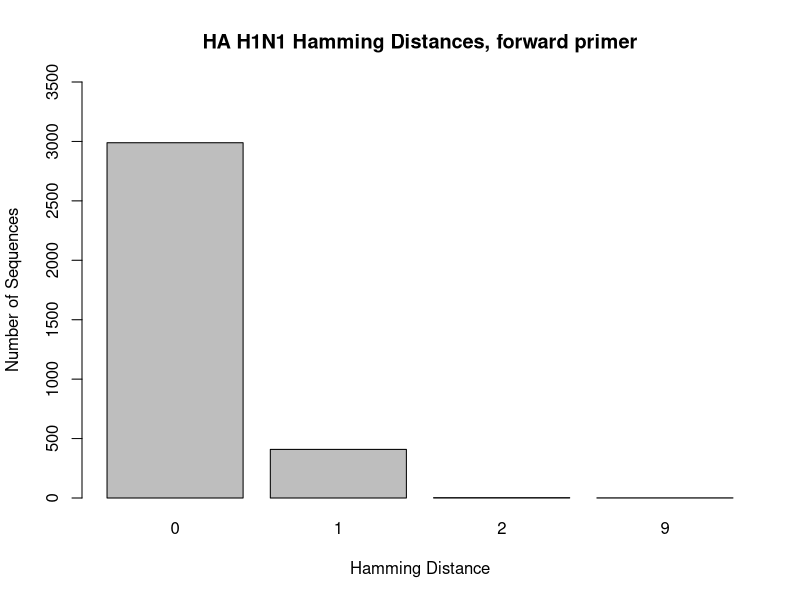
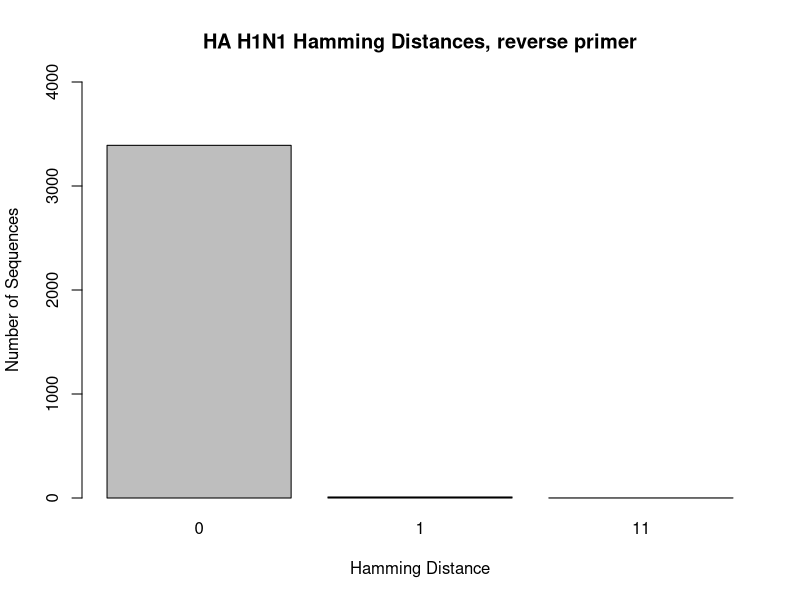
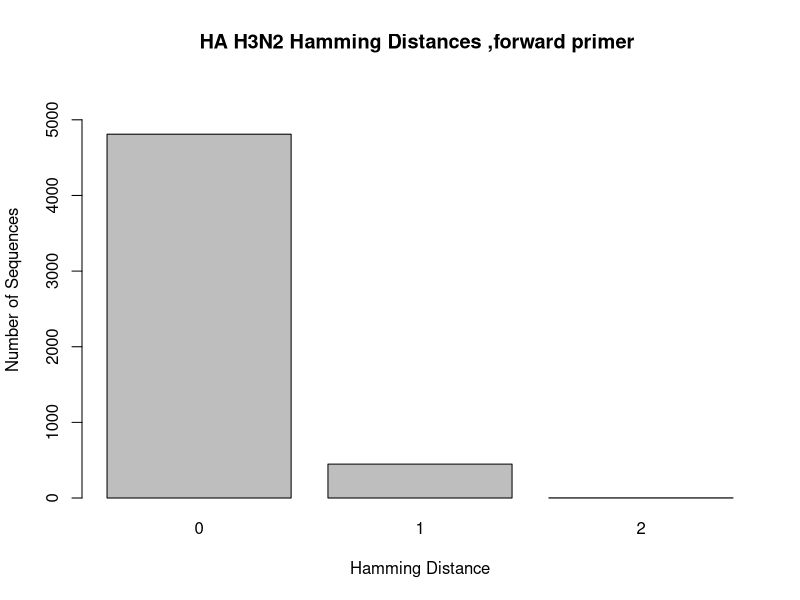
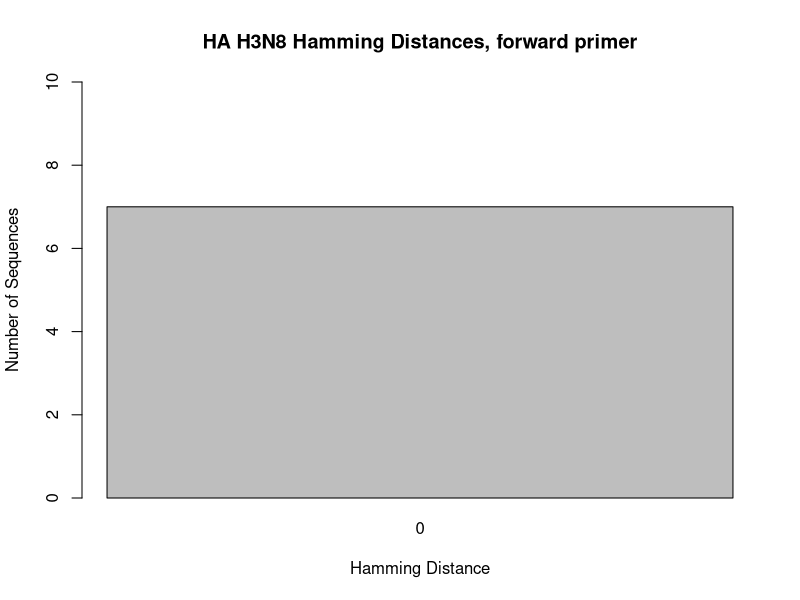
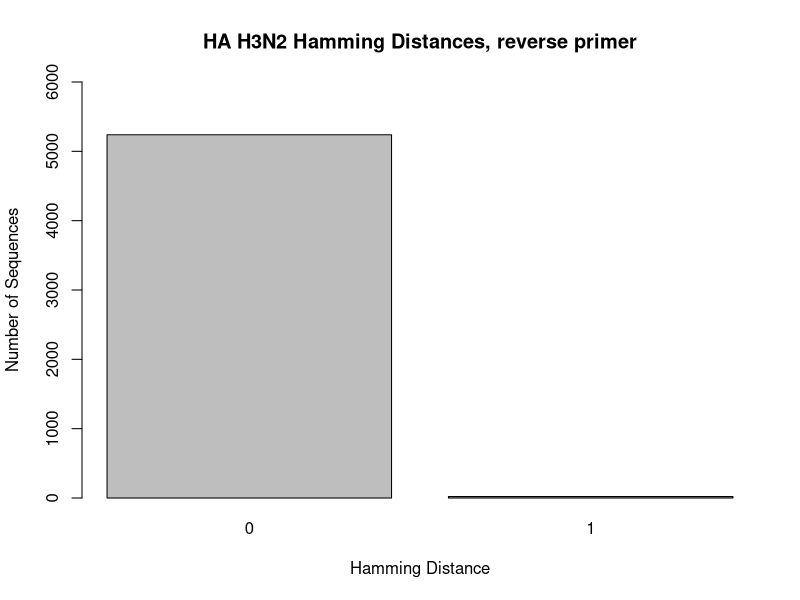
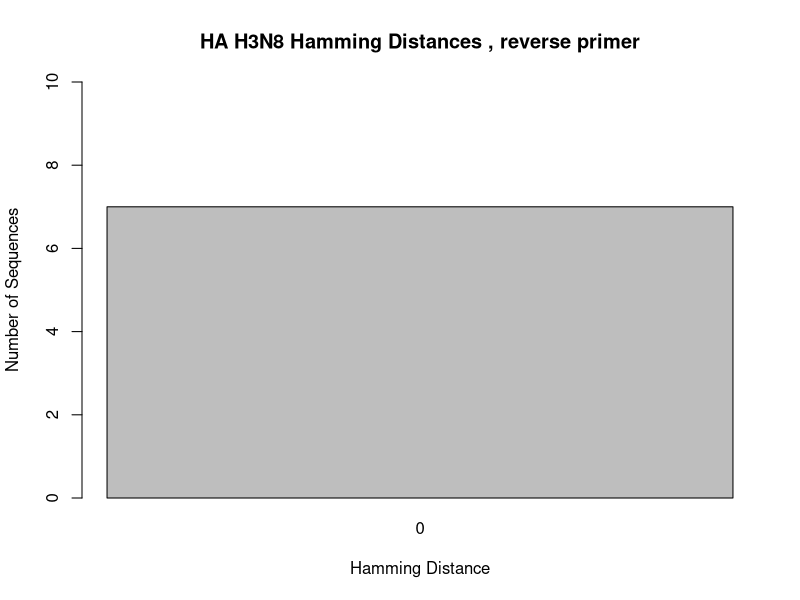
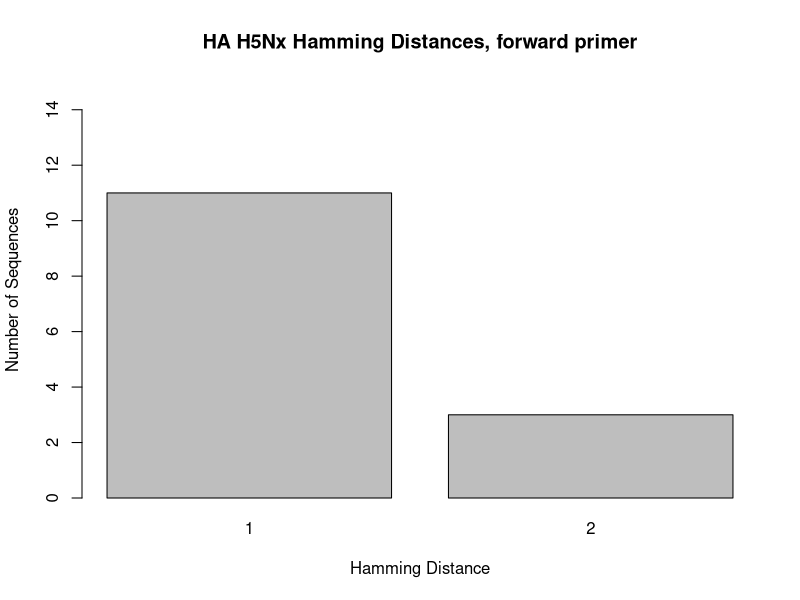
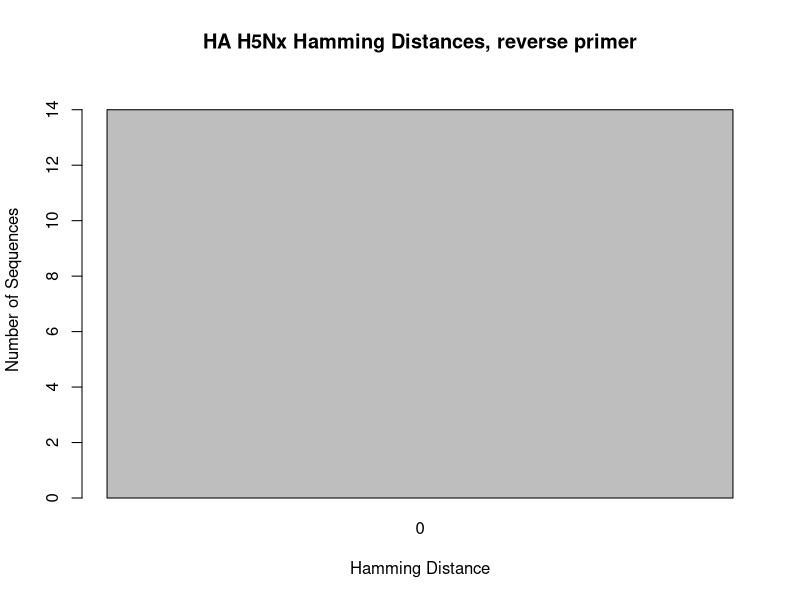

The R source for these figures, in order:
## ---- chunk 1
knitr::opts_chunk$set(root.dir = "C:/Users/Lexie Christopoulos/Repos/GenomeSequencing-/db/", echo = TRUE)
## ---- chunk 2
#in console: setwd("C:/Users/Lexie Christopoulos/Repos/GenomeSequencing-/db/HA")
## ---- chunk 3
HA_H1_F1 <-read.csv("hamming_distance_results/HA_H1_HA_Forward_1.13_results_NCR.csv")

HA_H1_1 <- HA_H1_F1[-c(3403),]

barplot(table(HA_H1_1$hamming_distance),main = "HA H1N1 Hamming Distances, forward primer", xlab = "Hamming Distance", ylab = "Number of Sequences", ylim = c(0,3500))

## ---- chunk 4
HA_H1_R <-read.csv("hamming_distance_results/HA_H1_HA_Reverse_2.7_results_NCR.csv")

HA_H1_3 <- HA_H1_R[-c(3403),]

barplot(table(HA_H1_3$hamming_distance),main = "HA H1N1 Hamming Distances, reverse primer", xlab = "Hamming Distance", ylab = "Number of Sequences", ylim = c(0,4000))
## ---- chunk 5
HA_H3_F1 <-read.csv("hamming_distance_results/HA_H3_HA_Forward_1.13_results_NCR.csv")
HA_H3_F2 <-read.csv("hamming_distance_results/HA_H3_HA_Forward_1.13_results_NCR_H3N8.csv")

HA_H3_1 <- HA_H3_F1[-c(5261),]
HA_H3_2 <- HA_H3_F2[-c(8),]

barplot(table(HA_H3_1$hamming_distance), main = "HA H3N2 Hamming Distances ,forward primer ", xlab = "Hamming Distance", ylab = "Number of Sequences", ylim = c(0,5500))
barplot(table(HA_H3_2$hamming_distance), main = "HA H3N8 Hamming Distances, forward primer", xlab = "Hamming Distance", ylab = "Number of Sequences", ylim = c(0,10))
## ---- chunk 6
HA_H3_R1 <-read.csv("hamming_distance_results/HA_H3_HA_Reverse_2.7_results_NCR.csv")
HA_H3_R2 <-read.csv("hamming_distance_results/HA_H3_HA_Reverse_2.7_results_NCR_H3N8.csv")

HA_H3_3 <- HA_H3_R1[-c(5261),]
HA_H3_4 <- HA_H3_R2[-c(8),]

barplot(table(HA_H3_3$hamming_distance), main = "HA H3N2 Hamming Distances, reverse primer", xlab = "Hamming Distance", ylab = "Number of Sequences", ylim = c(0,6000))
barplot(table(HA_H3_4$hamming_distance), main = "HA H3N8 Hamming Distances , reverse primer", xlab = "Hamming Distance", ylab = "Number of Sequences", ylim = c(0,10))

## ---- chunk 7
HA_H5_F1 <-read.csv("hamming_distance_results/HA_H5_HA_Forward_1.13_results_NCR.csv")

HA_H5_1 <- HA_H5_F1[-c(15),]

barplot(table(HA_H5_1$hamming_distance), main = "HA H5Nx Hamming Distances, forward primer", xlab = "Hamming Distance", ylab = "Number of Sequences",ylim = c(0,15))
## ---- chunk 8
HA_H5_R <-read.csv("hamming_distance_results/HA_H5_HA_Reverse_2.7_results_NCR.csv")

HA_H5_3 <- HA_H5_R[-c(15),]

barplot(table(HA_H5_3$hamming_distance), main = "HA H5Nx Hamming Distances, reverse primer", xlab = "Hamming Distance", ylab = "Number of Sequences", ylim = c(0,15))
## ---- chunk 9
HA_H7_F1 <-read.csv("hamming_distance_results/HA_H7_HA_Forward_1.13_results_NCR.csv")

HA_H7_1 <- HA_H7_F1[-c(58),]

barplot(table(HA_H7_1$hamming_distance), main= "HA H7N9 Hamming Distances, forward primer", xlab = "Hamming Distance", ylab = "Number of Sequences",ylim = c(0,60))

## ---- chunk 10
HA_H7_R <-read.csv("hamming_distance_results/HA_H7_HA_Reverse_2.7_results_NCR.csv")

HA_H7_3 <- HA_H7_R[-c(58),]

barplot(table(HA_H7_3$hamming_distance), main = "HA H7N9 Hamming Distances, reverse primer",  xlab = "Hamming Distance", ylab = "Number of Sequences",ylim = c(0,60))

## ---- chunk 11
HA_H9_F1 <-read.csv("hamming_distance_results/HA_H9_HA_Forward_1.13_results_NCR.csv")

HA_H9_1 <- HA_H9_F1[-c(21),]

barplot(table(HA_H9_1$hamming_distance), main = "HA H9N2 Hamming Distances, forward primer", xlab = "Hamming Distance", ylab = "Number of Sequences",ylim = c(0,20))
## ---- chunk 12
HA_H9_R <-read.csv("hamming_distance_results/HA_H9_HA_Reverse_2.7_results_NCR.csv")

HA_H9_3 <- HA_H9_R[-c(21),]

barplot(table(HA_H9_3$hamming_distance), main = "HA H9N2 Hamming Distances, reverse primer", xlab = "Hamming Distance", ylab = "Number of Sequences",ylim = c(0,20))

